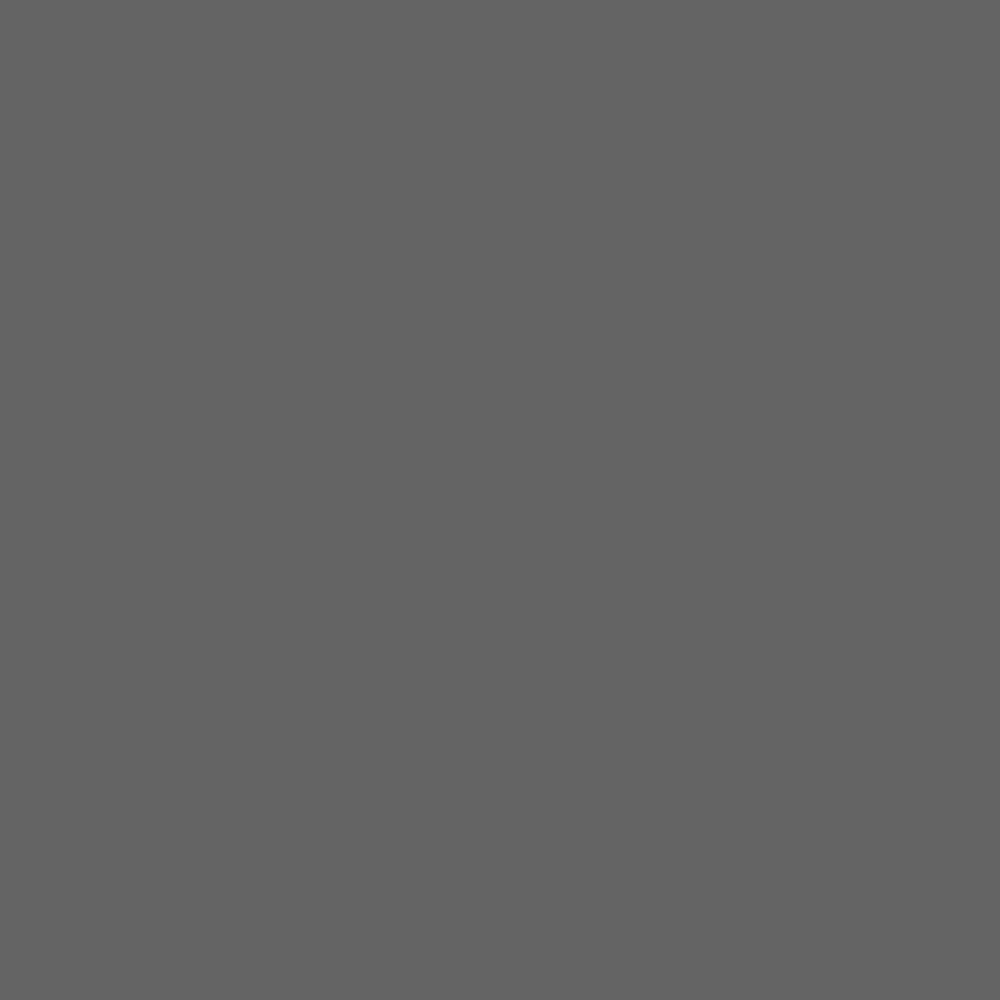
Frame 1 (no input)
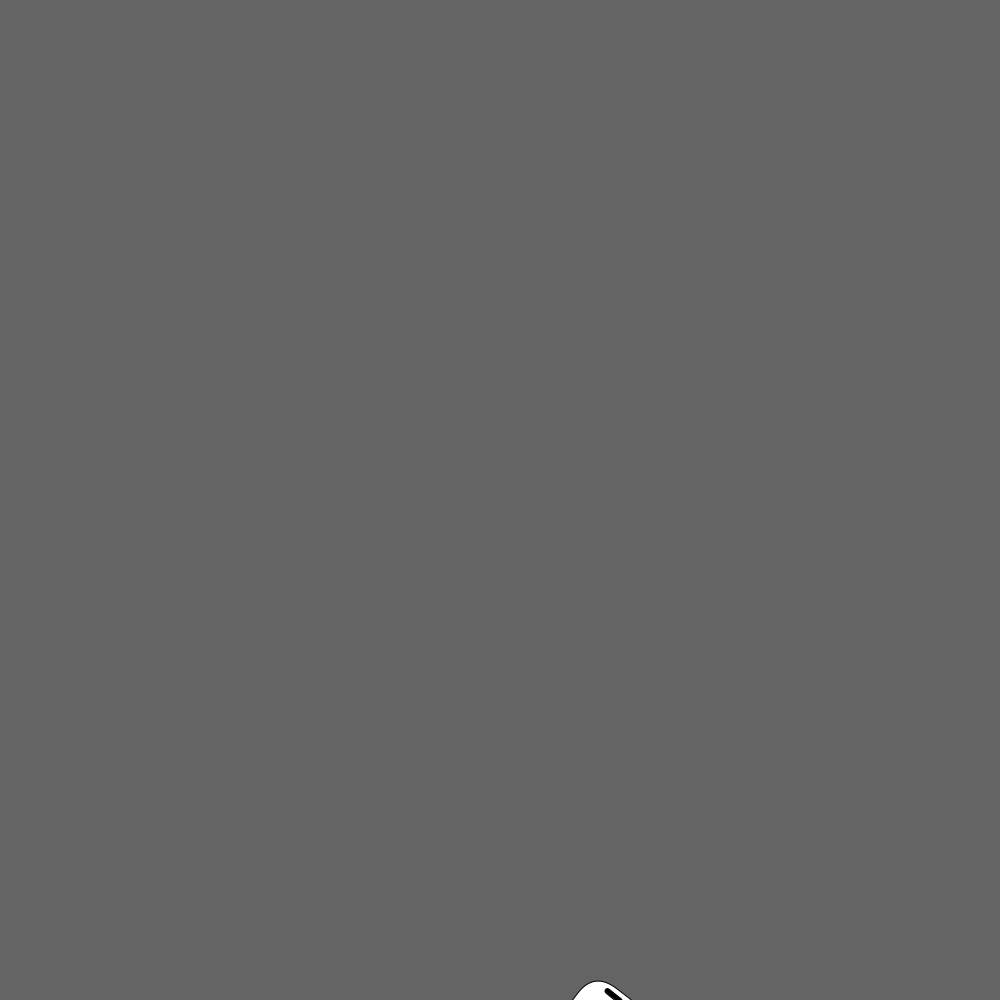
Frame 60 (the mouse pressed at the canvas centre just before this capture)
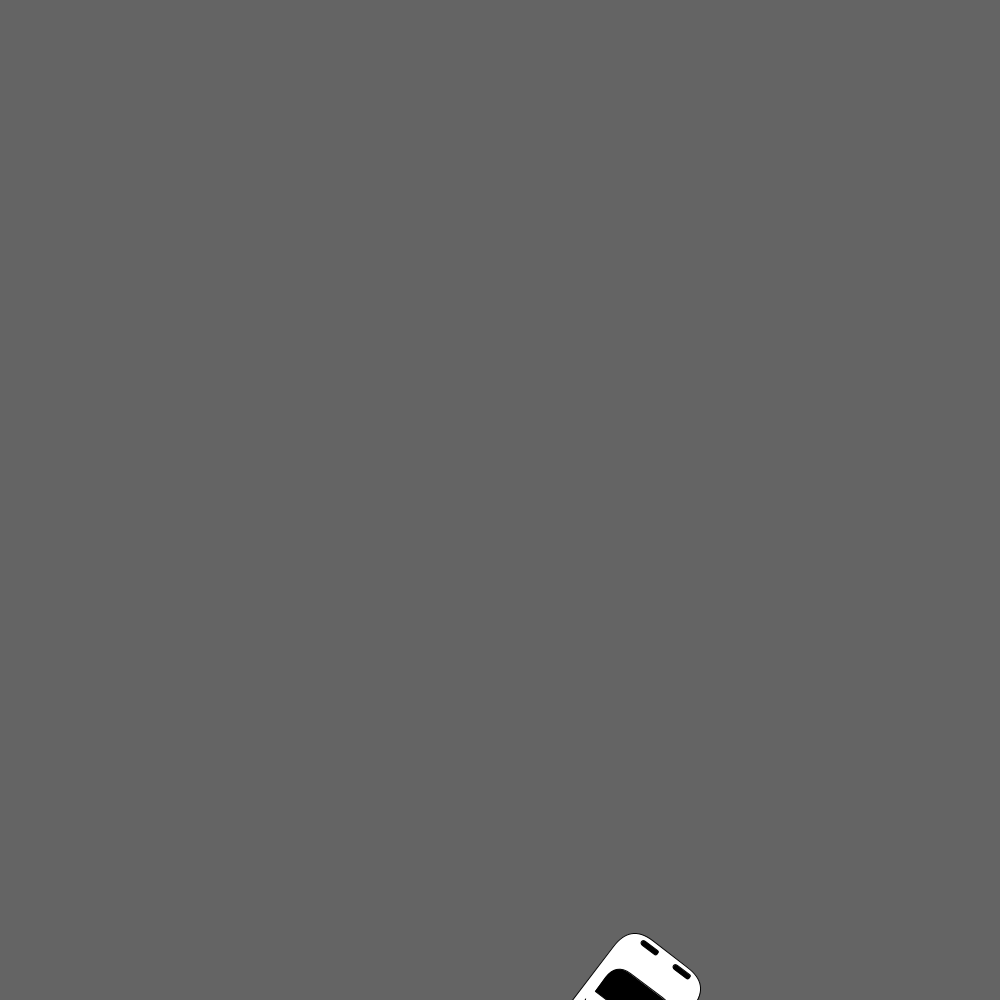
Frame 120 (the mouse held since frame 60 and released just before this capture)

The Processing sketch that drew these frames (run headless with seeded random() and noise(); from frame 60 on, the mouse is pressed at the canvas centre):

// Processing sketch: DMVHELP
// ── DMVHELP.pde
void setup(){
  size(1000,1000);
}
int x = 200;
int y = 500;
float z = 1;
int count = 1;
void draw(){
  background(100);

  for (int i=1;i<=50;i=i+1);{
    if(y<100){
    rotate(radians(37.10));
    carV2(x,y);
    }
    else{
    translate(700,500);
    rotate(radians(37.10));//37.10 deg is about .65 radians
    z++;
    y--;
    carV2(x,y);
    }
  }
}

void car(){
  rect(200,500,100,200,28);
  fill(0);
  rect(212.5,540,75,35,48,48,0,0);

  fill(0);
  quad(210, 587, 220, 602, 220, 642, 210, 662);
  fill(0);
  quad(290, 587, 280, 602, 280, 642, 290, 662);
  fill(0);
  quad(230, 647, 220, 672, 280, 672, 272, 647);
  fill(0);
  rect(220, 505, 20, 5, 5);
  fill(0);
  rect(260, 505, 20, 5, 5);
  fill(0);
  //line(100,300,

 fill(255,255,255);
}

void carV2(int xPos, int yPos){
  // xPos maps to 200, yPos 500
  rect(xPos, yPos,100,200,28);
  fill(0);
  rect(xPos + 12.5 , yPos + 40,75,35,48,48,0,0);

  fill(0);
  quad(xPos+10, yPos+87, xPos+20, yPos+102, xPos+20, yPos+142, xPos+10, yPos+162);
  fill(0);
  quad(xPos+90, yPos+87, xPos+80, yPos+102, xPos+80, yPos+142, xPos+90, yPos+162);
  fill(0);
  quad(xPos+30, yPos+147, xPos+20, yPos+172, xPos+80, yPos+172, xPos+72, yPos+147);
  fill(0);
  rect(xPos+20, yPos+5, 20, 5, 5);
  fill(0);
  rect(xPos+60, yPos+5, 20, 5, 5);
  fill(0);
  //line(100,300,

 fill(255,255,255);
}
